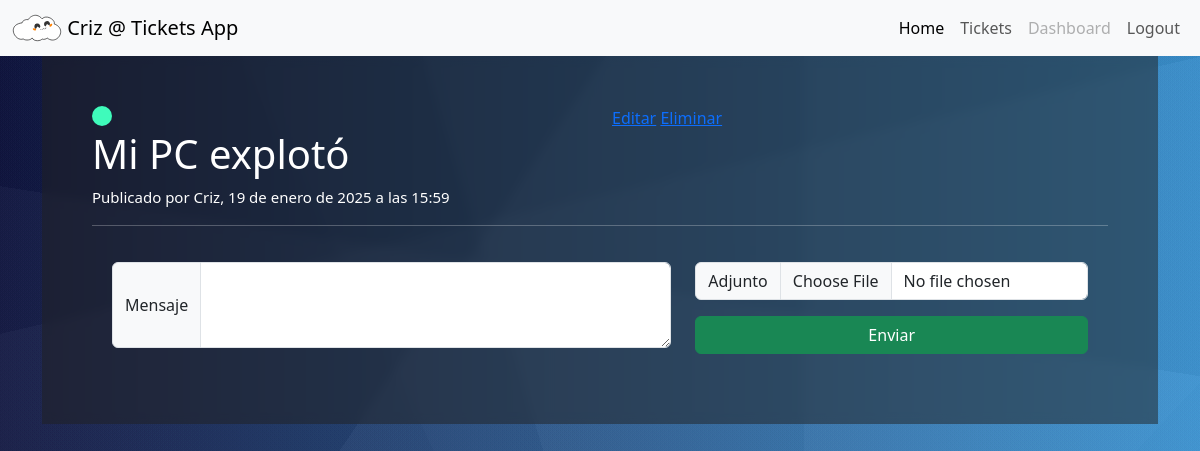
The app's page /tickets/view/1 (signed in) with its own data.
### ticketing/models.py (models this page shows, shortened)
class Ticket(models.Model):
    ESTADOS = {
        "O": "ABIERTO",
        "P": "PENDIENTE",
        "C": "COMPLETADO"
    }
    asunto = models.CharField(max_length=300)
    mensaje = models.TextField()
    categoria = models.ForeignKey(Categoria, on_delete=models.CASCADE)
    estado = models.CharField(max_length=1, choices=ESTADOS, default="O")
    prioridad = models.PositiveSmallIntegerField()
    autor = models.ForeignKey(User, on_delete=models.CASCADE)
    creacion = models.DateTimeField(auto_now=True, auto_now_add=False)

### ticketing/views.py (the view)
# urls.py: path('view/<int:id>', app.view, name="view"),
@login_required
def view(respuesta, id):
    ticket = get_object_or_404(Ticket, id=id)
    comentarios = Comentario.objects.filter(ticket_id=id).order_by('-publicacion')
    form = ComentarioForm(respuesta.POST or None, respuesta.FILES or None)
    if respuesta.method == "POST" and form.is_valid():
        archivo = respuesta.FILES.get('adjunto', None)
        nuevo = Comentario(ticket=ticket, autor=respuesta.user, mensaje=form.cleaned_data['mensaje'], adjunto=archivo)
        nuevo.save()
        messages.success(respuesta, '¡Comentario enviado!')
        return redirect("tickets:view", id=id)
    else:
        messages.error(respuesta, form.errors)
    return render(respuesta, "ticketing/view.html", {"ticket":ticket, "form":form, "comentarios":comentarios})

### ticketing/forms.py
class ComentarioForm(forms.Form):
    mensaje = forms.CharField(required=True)
    adjunto = forms.FileField(required=False)
    mensaje.widget = forms.Textarea(attrs={"class": "form-control", "rows":"3", "placeholder": ""})
    adjunto.widget = forms.FileInput(attrs={"class": "form-control", "placeholder": "Opcional", 'accept': 'application/pdf,application/msword,image/gif,image/jpeg,image/png,image/webp,text/csv'})

### templates/ticketing/view.html (shortened to what this page needs)
{% extends "base.html" %}
{% block content %}
<div class="container">
    {% if ticket %}
    <div style="padding: 50px; backdrop-filter: blur(5px); background-color: rgba(33, 33, 33, 0.5);">
        <div class="row">
            <div class="col">
                {% if ticket.estado == "O" %}
                <span class="ticket-status" style="--c1: #3ffbbb; --c2: #28cc95;"></span>
                {% elif ticket.estado == "P" %}
                    <span class="ticket-status" style="--c1: #ffbb33; --c2: #cc9528;"></span>
                {% elif ticket.estado == "C" %}
                    <span class="ticket-status" style="--c1: #ff002f; --c2: #cc2828;"></span>
                {% endif %}
            </div>
            <div class="col">
                {% if ticket.autor == request.user or request.user.is_staff %}
                <a href="{% url 'tickets:edit' ticket.id %}" class="card-link">Editar</a>
                {% endif %}
                {% if request.user.is_staff %}
                <a href="{% url 'tickets:delete' ticket.id %}" class="card-link">Eliminar</a>
                {% endif %}
            </div>
        </div>
        <h1>{{ ticket.asunto }}</h1>
        <p style="font-size: 15px;">Publicado por {{ ticket.autor.username }}, {{ ticket.creacion }}</p>
        <hr>
        {% if ticket.estado != "C" %}
            {% if ticket.autor == user or user.is_staff %}
                <form style="padding: 20px;" enctype="multipart/form-data" action="{% url 'tickets:view_comment' ticket.id %}" method="post">
                    <div class="row">
                        <div class="col">
                            <div class="input-group">
                                <label class="input-group-text" for="id_mensaje">Mensaje</label>
                                {{ form.mensaje }}
                            </div>
                        </div>
                        <div class="col-md-5">
                            <div class="input-group mb-3">
                                <label class="input-group-text" for="id_adjunto">Adjunto</label>
                                {{ form.adjunto }}
                            </div>
                            <button style="width: 100%;" class="btn btn-success" type="submit">Enviar</button>
                        </div>
                    </div>
                </form>
            {% endif %}
        {% else %}
            <div class="alert alert-danger" role="alert">
                Ticket cerrado. Ya no se aceptan comentarios al thread.
            </div>
        {% endif %}
    </div>
    {% endif %}
</div>
{% endblock %}

### templates/base.html (shortened to what this page needs)
{% load static %}
<!DOCTYPE html>
<html lang="es">
<head>
    <link href="https://cdn.jsdelivr.net/npm/bootstrap@5.3.3/dist/css/bootstrap.min.css" rel="stylesheet">
    <link rel="stylesheet" href="{% static 'css/style.css' %}">
    <link rel="stylesheet" href="https://cdnjs.cloudflare.com/ajax/libs/animate.css/4.1.1/animate.min.css"/>
</head>
<body>
    <header>
        <nav class="navbar navbar-expand-lg bg-body-tertiary">
            <div class="container-fluid">
                <a class="navbar-brand" href="{% url 'main:home' %}">
                    <img src="{% static 'images/cloud.svg' %}" alt="Logo" width="50" class="d-inline-block align-text-top">
                    {% if user.is_authenticated %}
                    {{ user.username }} @
                    {% endif %}
                    Tickets App
                </a>
                <div class="collapse navbar-collapse justify-content-end" id="navbarNav">
                    <ul class="navbar-nav">
                        {% if user.is_authenticated %}
                        <li class="nav-item">
                            <a class="nav-link active" aria-current="page" href="{% url 'main:home' %}">Home</a>
                        </li>
                        <li class="nav-item">
                            <a class="nav-link" href="{% url 'tickets:home' %}">Tickets</a>
                        </li>
                        <li class="nav-item">
                            <a class="nav-link disabled" href="#">Dashboard</a>
                        </li>
                        <li class="nav-item">
                            <form method="post" action="{% url 'logout' %}">
                                <button type="submit" class="nav-link">Logout</button>
                            </form>
                        </li>
                        {% endif %}
                    </ul>
                </div>
            </div>
        </nav>
    </header>
    <section>
        {% block content %}
        {% endblock %}
    </section>
</body>
</html>

### static/css/style.css (style rules this page uses)
body { color: white; background-color: black; min-height: 100vh; background-image: linear-gradient(41deg, rgba(107, 107, 107, 0.04) 0%, rgba(107, 107, 107, 0.04) 8%,rgba(31, 31, 31, 0.04) 8%, rgba(31, 31, 31, 0.04) 100%),linear-gradient(9deg, rgba(228, 228, 228, 0.04) 0%, rgba(228, 228, 228, 0.04) 62%,rgba(54, 54, 54, 0.04) 62%, rgba(54, 54, 54, 0.04) 100%),linear-gradient(124deg, rgba(18, 18, 18, 0.04) 0%, rgba(18, 18, 18, 0.04) 37%,rgba(233, 233, 233, 0.04) 37%, rgba(233, 233, 233, 0.04) 100%),linear-gradient(253deg, rgba(201, 201, 201, 0.04) 0%, rgba(201, 201, 201, 0.04) 55%,rgba(47, 47, 47, 0.04) 55%, rgba(47, 47, 47, 0.04) 100%),linear-gradient(270deg, rgba(172, 172, 172, 0.04) 0%, rgba(172, 172, 172, 0.04) 33%,rgba(26, 26, 26, 0.04) 33%, rgba(26, 26, 26, 0.04) 100%),linear-gradient(64deg, rgba(11, 11, 11, 0.04) 0%, rgba(11, 11, 11, 0.04) 38%,rgba(87, 87, 87, 0.04) 38%, rgba(87, 87, 87, 0.04) 100%),linear-gradient(347deg, rgba(199, 199, 199, 0.04) 0%, rgba(199, 199, 199, 0.04) 69%,rgba(4, 4, 4, 0.04) 69%, rgba(4, 4, 4, 0.04) 100%),linear-gradient(313deg, rgba(36, 36, 36, 0.04) 0%, rgba(36, 36, 36, 0.04) 20%,rgba(91, 91, 91, 0.04) 20%, rgba(91, 91, 91, 0.04) 100%),linear-gradient(90deg, rgb(10, 17, 72),rgb(35, 148, 228)); }
.ticket-status { display: block; width: 20px; height: 20px; background: var(--c1); border-radius: 50%; cursor: pointer; animation: pulso 2s 1s ease-out infinite; }

### templates/ticketing/view.html (style rules this page uses)
p { color: white; font-size: 25px; }

### records on screen
Ticket: asunto "Mi PC explotó", autor.username "Criz", creacion "19 de enero de 2025 a las 15:59"

### other values on screen
{{ user.username }} "Criz"
